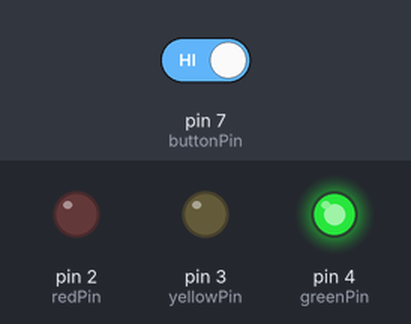
Recording of a sketch running on a simulated Arduino Uno, built with avr-gcc and run on an emulated ATmega328P. Parts: output pins drawn as LEDs (lit = HIGH). Inputs (shaded band) come from the test bench; at power-on: pin 7 (buttonPin) HIGH.

Above: at 1.2 s.
1.3 s: pin 7 (buttonPin) driven LOW
At 1.9 s:
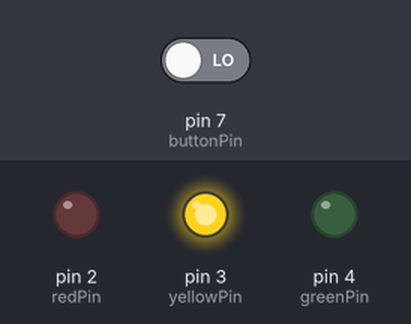
At 4.6 s:
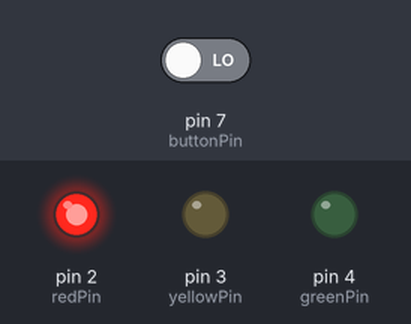
Timing chart, 0 to 6.1 s (numbered marks = the images above; inputs shaded):
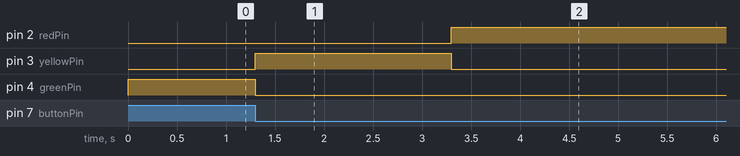

Measured:
- after the input at 1.3 s, pin 2 (redPin): LOW → HIGH after 2.0 s instead of 5.7 s; pin 4 (greenPin): HIGH → LOW after 0.00 s instead of 3.7 s

The sketch:

traffic_light.ino
```cpp
/*
  Project 01: Traffic Light & Pedestrian Crossing System

  Components: Red LED (pin 2), Yellow LED (pin 3), Green LED (pin 4),
  Push button (pin 7, INPUT_PULLUP)
*/

const int redPin = 2;
const int yellowPin = 3;
const int greenPin = 4;
const int buttonPin = 7;

enum State { GREEN, YELLOW, RED, WALK };
State currentState = GREEN;

unsigned long stateStartTime = 0;
const unsigned long greenDuration  = 5000;
const unsigned long yellowDuration = 2000;
const unsigned long redDuration    = 5000;
const unsigned long walkDuration   = 3000;

void setup() {
  pinMode(redPin, OUTPUT);
  pinMode(yellowPin, OUTPUT);
  pinMode(greenPin, OUTPUT);
  pinMode(buttonPin, INPUT_PULLUP);
  setLights(false, false, true);   // start Green
  stateStartTime = millis();
}

void loop() {
  unsigned long now = millis();
  bool buttonPressed = (digitalRead(buttonPin) == LOW);

  // Pedestrian interrupt: cut the green phase short
  if (buttonPressed && currentState == GREEN) {
    currentState = YELLOW;
    stateStartTime = now;
  }

  switch (currentState) {
    case GREEN:
      setLights(false, false, true);
      if (now - stateStartTime >= greenDuration) {
        currentState = YELLOW;
        stateStartTime = now;
      }
      break;

    case YELLOW:
      setLights(false, true, false);
      if (now - stateStartTime >= yellowDuration) {
        currentState = RED;
        stateStartTime = now;
      }
      break;

    case RED:
      setLights(true, false, false);
      if (now - stateStartTime >= redDuration) {
        currentState = WALK;
        stateStartTime = now;
      }
      break;

    case WALK:
      setLights(true, false, false);   // Red stays on = "Walk" for pedestrians
      if (now - stateStartTime >= walkDuration) {
        currentState = GREEN;
        stateStartTime = now;
      }
      break;
  }
}

void setLights(bool red, bool yellow, bool green) {
  digitalWrite(redPin,    red    ? HIGH : LOW);
  digitalWrite(yellowPin, yellow ? HIGH : LOW);
  digitalWrite(greenPin,  green  ? HIGH : LOW);
}
```
